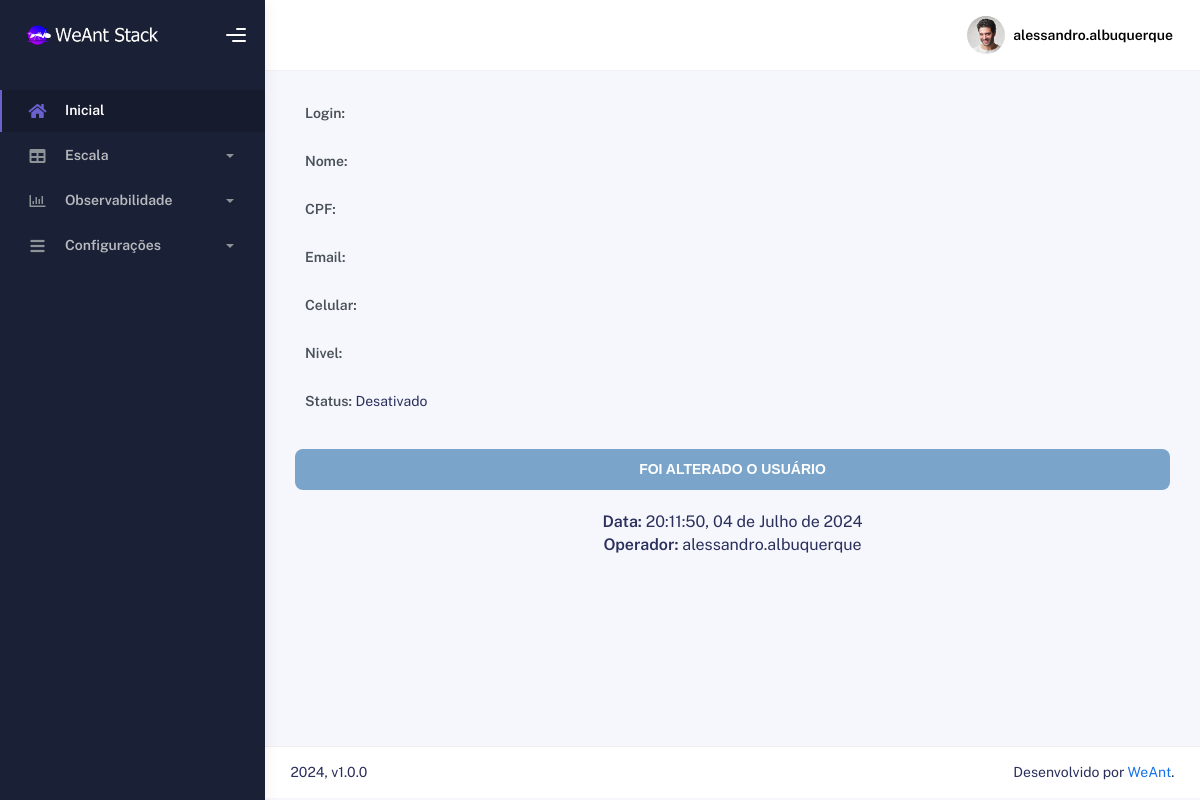
Screenshot of /exibirregistrousuario.php?id=6 (signed in) with the database file from the repository.
### tables this page shows
CREATE TABLE `usuario` (
  `id` int(11) NOT NULL,
  `login` varchar(60) NOT NULL,
  `senha` varchar(60) NOT NULL,
  `nome` varchar(60) NOT NULL,
  `cpf` varchar(60) NOT NULL,
  `nascimento` varchar(60) DEFAULT NULL,
  `genero` varchar(60) NOT NULL,
  `email` varchar(60) NOT NULL,
  `telefone` varchar(60) NOT NULL,
  `departamento` varchar(60) DEFAULT NULL,
  `cargo` varchar(60) DEFAULT NULL,
  `nivel` varchar(60) NOT NULL,
  `pnivel` varchar(60) NOT NULL,
  `ativo` varchar(60) NOT NULL,
  `pativo` varchar(60) NOT NULL,
  `gerasenha` varchar(60) NOT NULL,
  `horario` varchar(60) NOT NULL,
  `dia` varchar(60) NOT NULL,
  `semana` varchar(60) NOT NULL,
  `mes` varchar(60) NOT NULL,
  `ano` varchar(60) NOT NULL,
  `operador` varchar(60) NOT NULL
);

CREATE TABLE `registrousuario` (
  `id` int(11) NOT NULL,
  `id_usuario` int(11) NOT NULL,
  `login` varchar(60) NOT NULL,
  `senha` varchar(60) NOT NULL,
  `nome` varchar(60) NOT NULL,
  `cpf` varchar(60) NOT NULL,
  `nascimento` varchar(60) NOT NULL,
  `genero` varchar(60) NOT NULL,
  `email` varchar(60) NOT NULL,
  `telefone` varchar(60) NOT NULL,
  `departamento` varchar(60) DEFAULT NULL,
  `cargo` varchar(60) DEFAULT NULL,
  `nivel` varchar(11) NOT NULL,
  `pnivel` varchar(60) NOT NULL,
  `ativo` varchar(11) NOT NULL,
  `pativo` varchar(60) NOT NULL,
  `gerasenha` varchar(60) NOT NULL,
  `horario` varchar(60) NOT NULL,
  `dia` varchar(60) NOT NULL,
  `semana` varchar(60) NOT NULL,
  `mes` varchar(60) NOT NULL,
  `ano` varchar(60) NOT NULL,
  `operador` varchar(60) NOT NULL
);

### sec/sec_verifica.php (called while the page is built, shortened)
<?php
include "config.php";
$sqlc = "SELECT * FROM usuario WHERE id=" . $_SESSION['UsuarioID'];
$query = $conn->query($sqlc);
$dados = $query->fetch_assoc();
$usuariologado = $dados['login'];
?>

### exibirregistrousuario.php (the view, shortened to what this page needs)
<?php
include "sec/config.php";
include "sec/sec_verifica.php";
?>
<html lang="br">
  <head>
    <link rel="stylesheet" href="assets/css/bootstrap.min.css" />
    <link rel="stylesheet" href="assets/css/plugins.min.css" />
    <link rel="stylesheet" href="assets/css/kaiadmin.min.css" />
    <link rel="stylesheet" href="assets/css/usuarios.css" />
    <link rel="stylesheet" href="assets/css/demo.css" />
  </head>
  <body>
    <div class="wrapper">
      <div class="sidebar" data-background-color="dark">
        <div class="sidebar-logo">
          <div class="logo-header" data-background-color="dark">
            <a class="logo">
              <img
                src="assets/img/kaiadmin/logo_light.png"
                alt="navbar brand"
                class="navbar-brand"
                height="20"
              />
            </a>
            <div class="nav-toggle">
              <button class="btn btn-toggle toggle-sidebar">
                <i class="gg-menu-right"></i>
              </button>
            </div>
          </div>
        </div>
        <div class="sidebar-wrapper scrollbar scrollbar-inner">
          <div class="sidebar-content">
            <ul class="nav nav-secondary">
              <li class="nav-item active">
                <a href="inicial.php">
                  <i class="fas fa-home"></i>
                  <p>Inicial</p>
                </a>
              </li>
              <li class="nav-item">
                <a data-bs-toggle="collapse" href="#escala">
                  <i class="fas fa-table"></i>
                  <p>Escala</p>
                  <span class="caret"></span>
                </a>
              </li>
              <li class="nav-item">
                <a data-bs-toggle="collapse" href="#observabilidade">
                  <i class="far fa-chart-bar"></i>
                  <p>Observabilidade</p>
                  <span class="caret"></span>
                </a>
              </li>
              <li class="nav-item">
                <a data-bs-toggle="collapse" href="#configuracoes">
                  <i class="fas fa-bars"></i>
                  <p>Configurações</p>
                  <span class="caret"></span>
                </a>
              </li>
            </ul>
          </div>
        </div>
      </div>
      <div class="main-panel">
        <div class="main-header">
          <nav class="navbar navbar-header navbar-header-transparent navbar-expand-lg border-bottom">
            <div class="container-fluid">
              <ul class="navbar-nav topbar-nav ms-md-auto align-items-center">
                <li class="nav-item topbar-user dropdown hidden-caret">
                  <a
                    class="dropdown-toggle profile-pic"
                    data-bs-toggle="dropdown"
                    href="#"
                    aria-expanded="false"
                  >
                    <div class="avatar-sm">
                      <img
                        src="assets/img/profile.jpg"
                        alt="..."
                        class="avatar-img rounded-circle"
                      />
                    </div>
                    <span class="profile-username">
                      <span class="fw-bold"><?php echo $usuariologado ?></span>
                    </span>
                  </a>
                </li>
              </ul>
            </div>
          </nav>
        </div>
        <div class="container">
          <div class="page-inner">
            <?php
              $id = $_GET['id'];
              $sqlc = "SELECT * FROM registrousuario WHERE id='$id'";
              $result = $conn->query($sqlc);
              $dados = $result->fetch_assoc();
              $pativo = $dados["pativo"];
              $gerasenha = $dados["gerasenha"];
              $horario = $dados["horario"];
              $dia = $dados["dia"];
              $mes = $dados["mes"];
              $ano =$dados["ano"];
              $operador = $dados["operador"];
            ?>
            <div class="form-group">
                <label><b>Login:</b></label>
            </div>
            <div class="form-group">
                <label><b>Nome:</b></label>
            </div>
            <div class="form-group">
                <label><b>CPF:</b></label>
            </div>
            <div class="form-group">
                <label><b>Email:</b></label>
            </div>
            <div class="form-group">
                <label><b>Celular:</b></label>
            </div>
            <div class="form-group">
                <label><b>Nivel:</b></label>
            </div>
            <div class="form-group">
                <label><b>Status:</b></label>
                <?php echo $pativo;?>
            </div>
            <div align="center" style="margin-top: 20px;">
              <?php
              if ($gerasenha == 1) {
                  echo "<div class='info-message'>FOI GERADA UMA NOVA SENHA PELO OPERADOR</div>";
              } elseif ($gerasenha == 2) {
                  echo "<div class='info-message'>FOI GERADA UMA NOVA SENHA PELO USUÁRIO</div>";
              } elseif ($gerasenha == 3) {
                  echo "<div class='info-message'>FOI CRIADO O USUÁRIO</div>";
              } elseif ($gerasenha == 4) {
                  echo "<div class='info-message'>FOI ALTERADO O USUÁRIO</div>";
              }
              ?>
              <table width="100%" cellpadding="2px" cellspacing="2px" border="0">
                  <tr>
                      <td align="center"><b>Data:</b><?php echo " $horario, $dia de $mes de $ano";?></td>
                  </tr>
                  <tr>
                      <td align="center"><b>Operador:</b><?php echo " $operador";?></td>
                  </tr>
              </table>
            </div>
      </div>
    </div>
        <footer class="footer">
          <div class="container-fluid d-flex justify-content-between">
            <div class="copyright">
              2024, v1.0.0
            </div>
            <div>
              Desenvolvido por
              <a target="_blank" href="index.php">WeAnt</a>.
            </div>
          </div>
        </footer>
      </div>
    </div>
  </body>
</html>

### exibirregistrousuario.php (style rules this page uses)
.info-message { border-radius: 8px; background-color: rgba(70,130,180,0.7); padding: 10px; margin-bottom: 20px; font-weight: bold; font-family: Verdana, Geneva, sans-serif; font-size: 14px; color: #ffffff; text-align: center; }

### rows the page displays
usuario: login "alessandro.albuquerque"
registrousuario: pativo "Desativado", horario "20:11:50", dia "04", mes "Julho", ano "2024", operador "alessandro.albuquerque"
